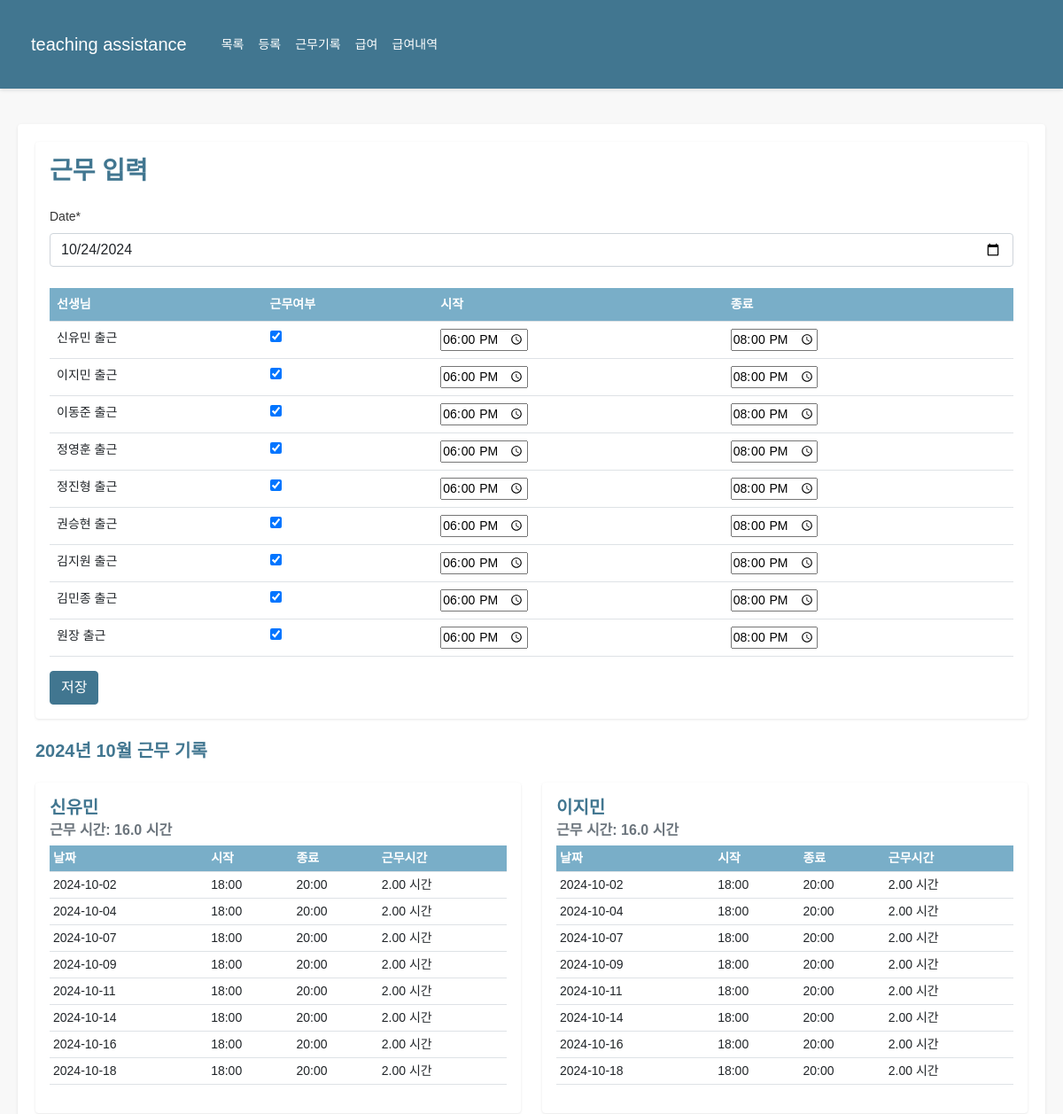
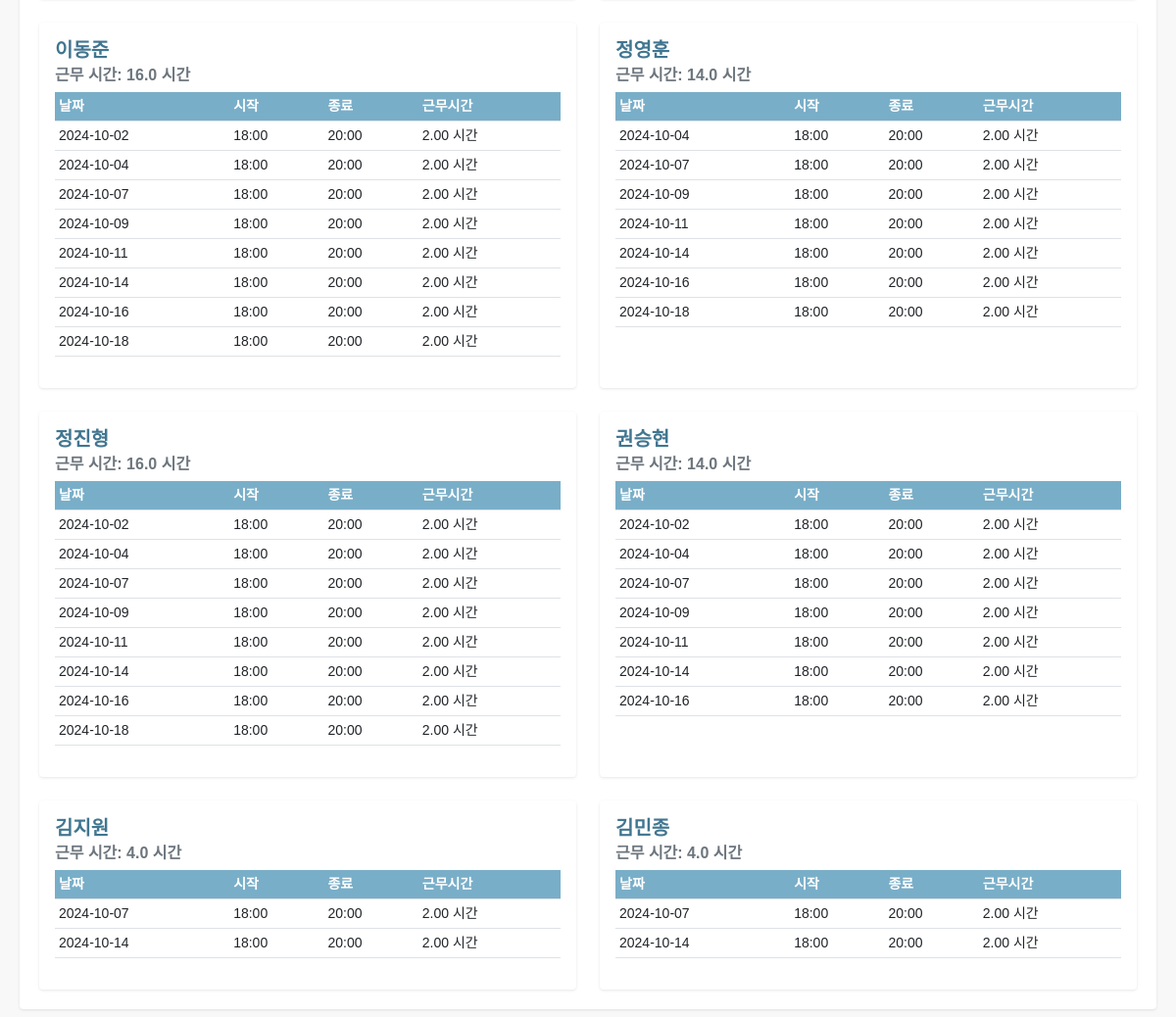
Before: /teachers/attendance/create/ (signed in) with the older database file (2 pictures, top to bottom).
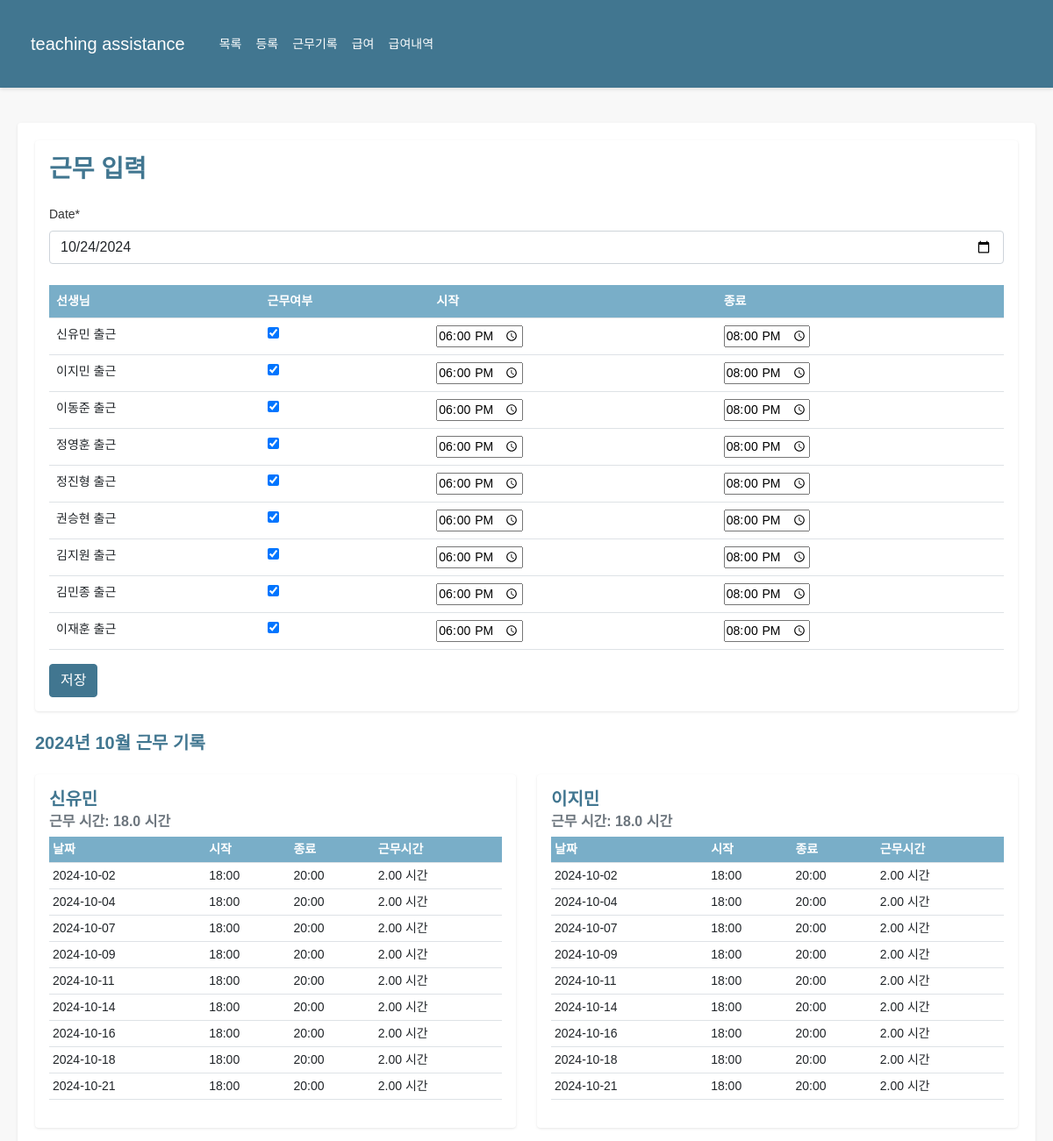
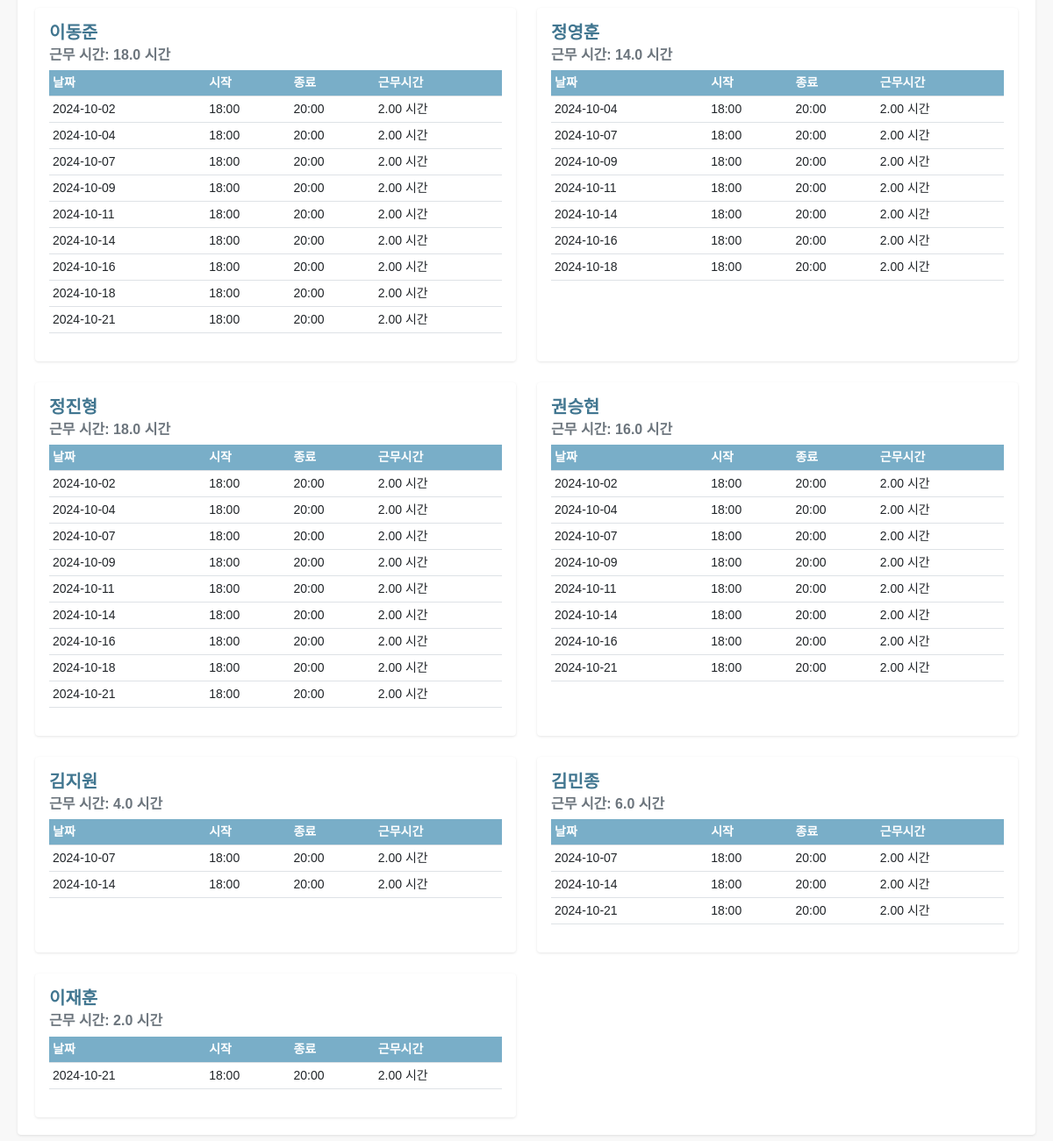
After: the same page with the newer database file (2 pictures, top to bottom).
### teachers/models.py (models this page shows, shortened)
class Teacher(models.Model):
    GENDER_CHOICES = [
        ('M', '남'),
        ('F', '여'),
    ]
    name = models.CharField(max_length=100, verbose_name='이름')
    phone_number = models.CharField(
        max_length=11,
        validators=[validate_phone_number],
        blank=True,
        null=True,
        verbose_name='전화번호'
    )
    email = models.EmailField(blank=True, null=True, verbose_name='이메일')
    gender = models.CharField(max_length=1, choices=GENDER_CHOICES, blank=True, null=True, verbose_name='성별')
    hire_date = models.DateField(blank=True, null=True, verbose_name='입사일')
    resignation_date = models.DateField(null=True, blank=True, verbose_name='퇴사일')
    bank = models.ForeignKey('common.Bank', on_delete=models.SET_NULL, blank=True, null=True, verbose_name='거래은행')
    account_number = models.CharField(max_length=20, blank=True, null=True, verbose_name='급여계좌')
    base_salary = models.IntegerField(blank=True, null=True, verbose_name='급여기준', default=15000)
    additional_salary = models.IntegerField(blank=True, null=True, verbose_name='추가급여', default=0)
    other_info = models.TextField(blank=True, null=True, verbose_name='기타')
    is_active = models.BooleanField(default=True, verbose_name="재직 중")
    extra_field1 = models.CharField(max_length=100, blank=True, null=True, verbose_name='예비1')
    extra_field2 = models.CharField(max_length=100, blank=True, null=True, verbose_name='예비2')
    extra_field3 = models.CharField(max_length=100, blank=True, null=True, verbose_name='예비3')
    extra_field4 = models.CharField(max_length=100, blank=True, null=True, verbose_name='예비4')
    class Meta:
        verbose_name = '교사'
        verbose_name_plural = '교사'

class Attendance(models.Model):
    teacher = models.ForeignKey(Teacher, on_delete=models.CASCADE, verbose_name='교사')
    date = models.DateField(default=timezone.now, verbose_name='날짜')
    is_present = models.BooleanField(default=True, verbose_name='출근')
    start_time = models.TimeField(null=True, blank=True, verbose_name='근무 시작 시간')
    end_time = models.TimeField(null=True, blank=True, verbose_name='근무 종료 시간')
    class Meta:
        unique_together = ['teacher', 'date']
        verbose_name = '출근기록'
        verbose_name_plural = '출근기록'

### teachers/views.py (the view, shortened to what this page needs)
# urls.py: path('attendance/create/', views.AttendanceCreateView.as_view(), name='attendance_create'),
class AttendanceCreateView(LoginRequiredMixin, View):
    def get(self, request):
        teachers = Teacher.objects.filter(is_active=True)
        form = BulkAttendanceForm(teachers=teachers)
        current_date = timezone.now().date()
        month_start = current_date.replace(day=1)
        month_end = (month_start + timedelta(days=32)).replace(day=1) - timedelta(days=1)
        monthly_records = Attendance.objects.filter(date__range=[month_start, month_end]).order_by('teacher', 'date')
        teacher_records = {}
        for record in monthly_records:
            if record.teacher not in teacher_records:
                teacher_records[record.teacher] = {'records': [], 'total_hours': 0}
            if record.start_time and record.end_time:
                start_datetime = timezone.make_aware(timezone.datetime.combine(record.date, record.start_time))
                end_datetime = timezone.make_aware(timezone.datetime.combine(record.date, record.end_time))
                work_hours = (end_datetime - start_datetime).total_seconds() / 3600
                record.work_hours = round(work_hours, 2)
                teacher_records[record.teacher]['total_hours'] += record.work_hours
            else:
                record.work_hours = None
            teacher_records[record.teacher]['records'].append(record)
        context = {
            'form': form,
            'teacher_records': teacher_records,
            'current_month': current_date.strftime('%Y년 %m월')
        }
        return render(request, 'teachers/attendance_form.html', context)

### teachers/forms.py
class BulkAttendanceForm(forms.Form):
    date = forms.DateField(widget=forms.DateInput(attrs={'type': 'date'}), initial=timezone.now)
    def __init__(self, *args, **kwargs):
        teachers = kwargs.pop('teachers', None)
        super().__init__(*args, **kwargs)
        if teachers:
            for teacher in teachers:
                self.fields[f'is_present_{teacher.id}'] = forms.BooleanField(required=False, initial=True, label=f'{teacher.name} 출근')
                self.fields[f'start_time_{teacher.id}'] = forms.TimeField(
                    widget=forms.TimeInput(attrs={'type': 'time'}),
                    initial=timezone.now().replace(hour=18, minute=0, second=0).time(),
                    required=False,
                    label=f'{teacher.name} 시작 시간'
                )
                self.fields[f'end_time_{teacher.id}'] = forms.TimeField(
                    widget=forms.TimeInput(attrs={'type': 'time'}),
                    initial=timezone.now().replace(hour=20, minute=0, second=0).time(),
                    required=False,
                    label=f'{teacher.name} 종료 시간'
                )

### templates/teachers/attendance_form.html (shortened to what this page needs)
{% extends 'base.html' %}
{% load crispy_forms_tags %}
{% block content %}
<div class="card mb-4">
    <div class="card-body">
        <h3 class="card-title mb-4">근무 입력</h3>
        <form method="post" class="needs-validation" novalidate>
            {{ form.date|as_crispy_field }}
            <table class="table">
                <thead>
                    <tr>
                        <th>선생님</th>
                        <th>근무여부</th>
                        <th>시작</th>
                        <th>종료</th>
                    </tr>
                </thead>
                <tbody>
                    {% for field in form %}
                        {% if field.name != 'date' %}
                            {% if 'is_present' in field.name %}
                                <tr>
                                    <td>{{ field.label }}</td>
                                    <td>{{ field }}</td>
                            {% elif 'start_time' in field.name %}
                                    <td>{{ field }}</td>
                            {% elif 'end_time' in field.name %}
                                    <td>{{ field }}</td>
                                </tr>
                            {% endif %}
                        {% endif %}
                    {% endfor %}
                </tbody>
            </table>
            <button type="submit" class="btn btn-primary">저장</button>
        </form>
    </div>
</div>
<h5 class="mb-4">{{ current_month }} 근무 기록</h5>
<div class="row row-cols-1 row-cols-md-2 g-4">
    {% for teacher, data in teacher_records.items %}
        <div class="col">
            <div class="card h-100">
                <div class="card-body">
                    <h5 class="card-title">{{ teacher.name }}</h5>
                    <h6 class="card-subtitle mb-2 text-muted">근무 시간: {{ data.total_hours|floatformat:1 }} 시간</h6>
                    <div class="table-responsive">
                        <table class="table table-sm">
                            <thead>
                                <tr>
                                    <th>날짜</th>
                                    <th>시작</th>
                                    <th>종료</th>
                                    <th>근무시간</th>
                                </tr>
                            </thead>
                            <tbody>
                                {% for record in data.records %}
                                    <tr>
                                        <td>{{ record.date|date:"Y-m-d" }}</td>
                                        <td>{{ record.start_time|time:"H:i" }}</td>
                                        <td>{{ record.end_time|time:"H:i" }}</td>
                                        <td>
                                            {% if record.work_hours is not None %}
                                                {{ record.work_hours|floatformat:2 }} 시간
                                            {% else %}
                                                -
                                            {% endif %}
                                        </td>
                                    </tr>
                                {% endfor %}
                            </tbody>
                        </table>
                    </div>
                </div>
            </div>
        </div>
    {% endfor %}
</div>
{% endblock %}

Changed rows visible on the page:
computed for Teacher "신유민": total_hours "16.0" → "18.0"
added Attendance: date "2024-10-21", start_time "18:00", end_time "20:00", work_hours "2.00", shown under Teacher "신유민"
computed for Teacher "이지민": total_hours "16.0" → "18.0"
added Attendance: date "2024-10-21", start_time "18:00", end_time "20:00", work_hours "2.00", shown under Teacher "이지민"
computed for Teacher "이동준": total_hours "16.0" → "18.0"
added Attendance: date "2024-10-21", start_time "18:00", end_time "20:00", work_hours "2.00", shown under Teacher "이동준"
computed for Teacher "정진형": total_hours "16.0" → "18.0"
added Attendance: date "2024-10-21", start_time "18:00", end_time "20:00", work_hours "2.00", shown under Teacher "정진형"
computed for Teacher "권승현": total_hours "14.0" → "16.0"
added Attendance: date "2024-10-21", start_time "18:00", end_time "20:00", work_hours "2.00", shown under Teacher "권승현"
computed for Teacher "김민종": total_hours "4.0" → "6.0"
added Attendance: date "2024-10-21", start_time "18:00", end_time "20:00", work_hours "2.00", shown under Teacher "김민종"
added Teacher: name "이재훈", total_hours "2.0"
added Attendance: date "2024-10-21", start_time "18:00", end_time "20:00", work_hours "2.00", shown under "이재훈"
Other visible differences:
new list line: "이재훈 출근 ☑"
list line gone: "18:00:00"
new list line: "18:00:00"
list line gone: "20:00:00"
new list line: "20:00:00"
list line gone: "원장 출근 ☑"
